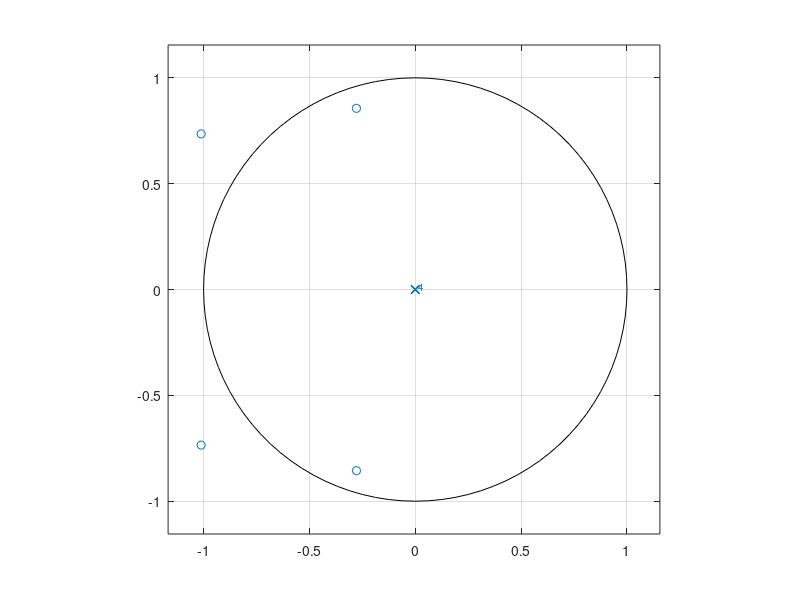
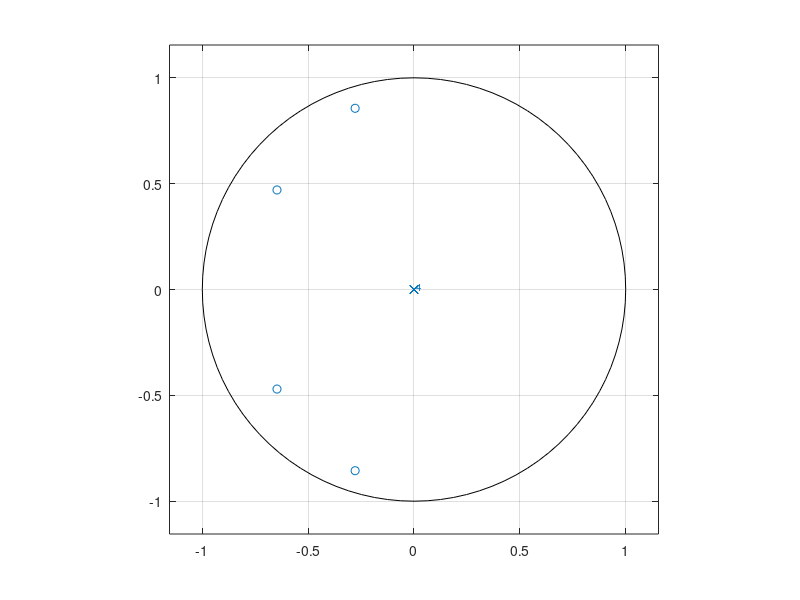
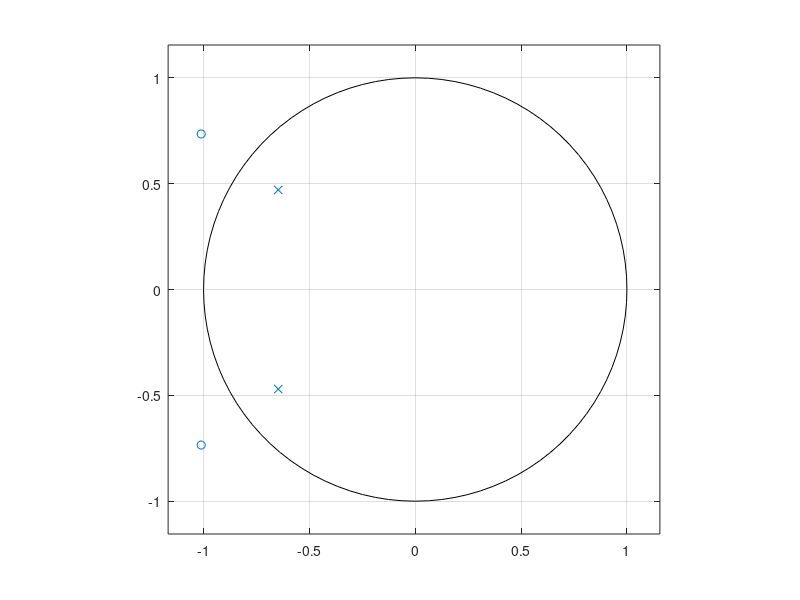

Reproduce these figures in MATLAB, in order. (Note: this script raises an error after producing the figures.)
h=[1, 2.57873, 3.4975, 2.5071, 1.266];
h_min=[1.5625 2.8916 3.3906 2.1945 0.8100];
h_ap_x=[0.64 1.2944 1];
h_ap_y=[1 1.2944 0.64];

%1-1
figure();
zplane(h);
%1-2
figure();
zplane(h_min);
%1-3
figure();
zplane(h_ap_x, h_ap_y);

%2
h_min_result=dfilt.df1(h_min);
freqz(h_min_result);
grpdelay(h_min_result);

%3
h_result=dfilt.df1(h);
freqz(h_result);

%4
impz(h_result);
impz(h_min_result);
